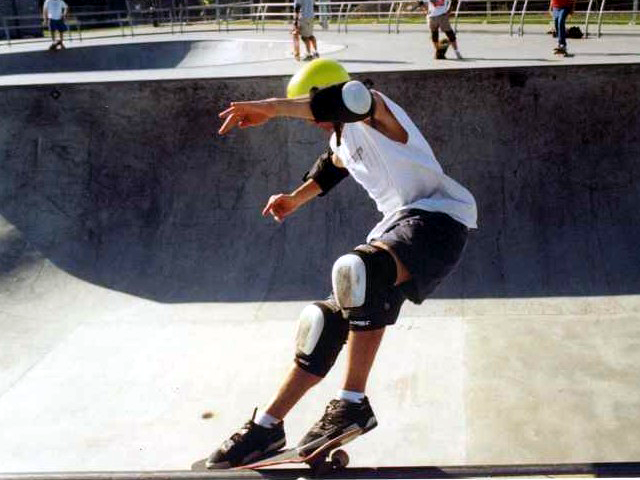
//> input picture Beginning Game Programming/Chap04/Slideshow/Image3.bmp, 640 x 480 px, given in place of flower3.jpg, which was not available
$ ./4-13   (built with g++ and OpenCV 4)
//> lines starting //> are read from the running program, lines starting //| are printed output that depends on the picture; pictures that were not available may be replaced by others from this repository, and a replacement may not be noted
// 功能：代码 4-13 高斯平滑
// 作者：朱伟 zhu1988wei@163.com
// 来源：《OpenCV图像处理编程实例》
// 博客：http://blog.csdn.net/zhuwei1988
// 更新：2016-8-1
// 说明：版权所有，引用或摘录请联系作者，并按照上面格式注明出处，谢谢。
#include <opencv2/core/core.hpp>
#include <opencv2/highgui/highgui.hpp>
#include <iostream>
using namespace std;
using namespace cv;
// 高斯平滑
void myGaussianBlur(const Mat& src, Mat& result,
                    int besarKernel, double delta)
{
    // 高斯核半径
    int kerR = besarKernel / 2;
    // 定义高斯核因子
    cv::Mat kernel = Mat_<double>(besarKernel, besarKernel);
    // 归一化参数
    double alpha = 1 / (2 * (22 / 7) * delta * delta);

    // 核函数生成
    for (int i = - kerR; i <= kerR; i++) {
        for (int j = - kerR; j <= kerR; j++) {
            kernel.at<double>(i + kerR, j + kerR)
                = exp(-(((j * j) + (i * i)) /
                        (delta * delta * 2))) * alpha;
        }
    }

    result = src.clone();
    double pix;

    // 遍历图像
    for (int i = kerR; i < src.rows - kerR; ++i) {
        for (int j = kerR; j < src.cols - kerR; ++j) {
            // 窗搜索完成高斯核平滑
            pix = 0;

            for (int k = -kerR; k <= kerR; ++k) {
                for (int n = -kerR; n <= kerR; ++n) {
                    pix += src.at<uchar>(i + k, j + n) *
                           kernel.at<double>(kerR + k, kerR + n);
                }
            }

            result.at<uchar>(i - kerR, j - kerR) = pix;
        }
    }
}
int main(int argc, char *argv[])
{
    cv::Mat src = imread("..\\images\\flower3.jpg", 0);
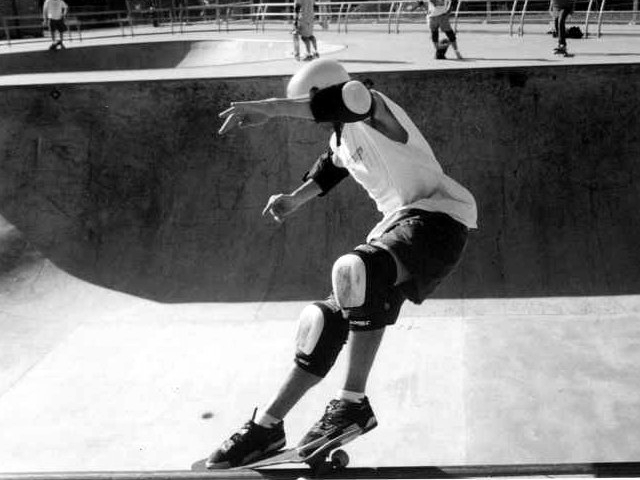
//> src: 480 rows x 640 cols, CV_8UC1; min 0, max 255, mean 125.3

    if (!src.data)
        return -1;

    cv::Mat resMat;
    myGaussianBlur(src, resMat, 3, 1);
//> the loop in myGaussianBlur, `for (int i = kerR; i < src.rows - kerR; ++i)` made 478 passes
//> pix on passes 1 to 3: 33.13, 36.17, 32.69
//> after the loop in myGaussianBlur, `for (int i = kerR; i < src.rows - kerR; ++i)`:
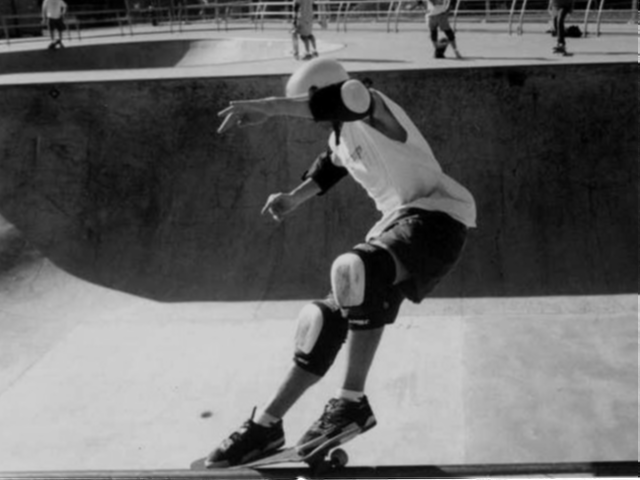
//> result: 480 rows x 640 cols, CV_8UC1; min 0, max 255, mean 102
//> after the loop in myGaussianBlur, `for (int i = kerR; i < src.rows - kerR; ++i)`: pix = 179.1
    cv::imshow("src", src);
    cv::imshow("resMat", resMat);
    cv::waitKey(0);
}

$ run again, on Beginning Game Programming/Chap04/Slideshow/Image4.bmp
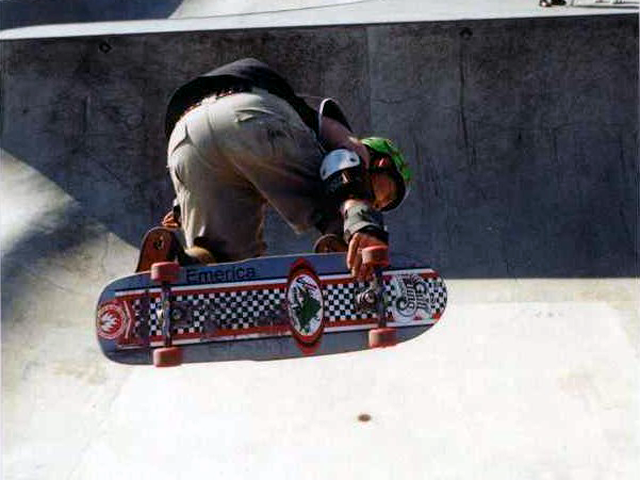
//> input picture Beginning Game Programming/Chap04/Slideshow/Image4.bmp, 640 x 480 px, given in place of flower3.jpg, which was not available
//> `cv::Mat src = imread("..\\images\\flower3.jpg", 0);`:
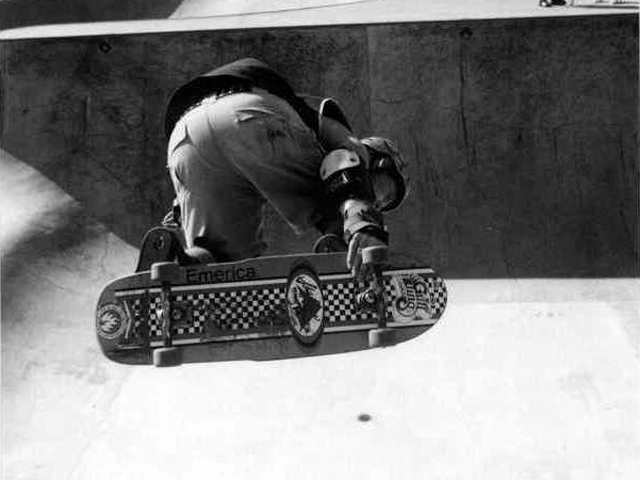
//> src: 480 rows x 640 cols, CV_8UC1; min 1, max 254, mean 124.2
//> the loop in myGaussianBlur, `for (int i = kerR; i < src.rows - kerR; ++i)` made 478 passes
//> pix on passes 1 to 3: 160.7, 141.2, 141.1
//> after the loop in myGaussianBlur, `for (int i = kerR; i < src.rows - kerR; ++i)`:
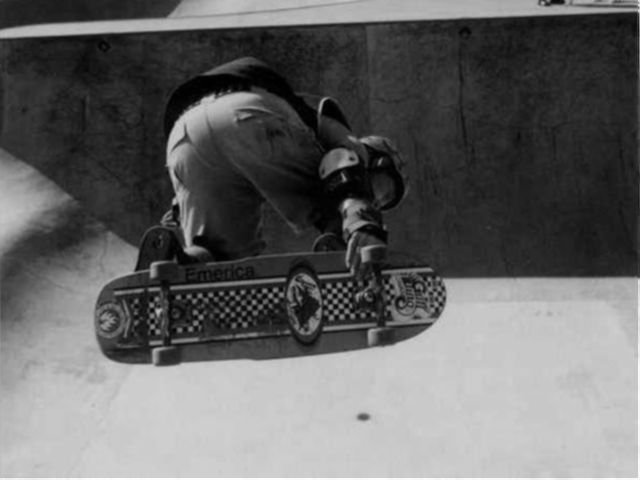
//> result: 480 rows x 640 cols, CV_8UC1; min 0, max 254, mean 101.2
//> after the loop in myGaussianBlur, `for (int i = kerR; i < src.rows - kerR; ++i)`: pix = 202.1

$ run again, on Beginning Game Programming/Chap04/Slideshow/Image5.bmp
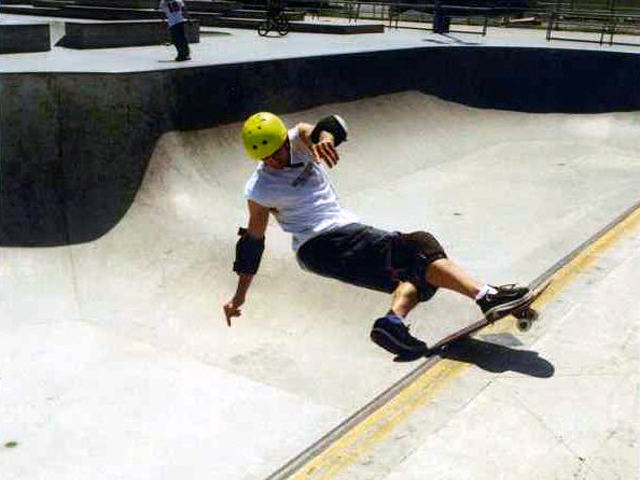
//> input picture Beginning Game Programming/Chap04/Slideshow/Image5.bmp, 640 x 480 px, given in place of flower3.jpg, which was not available
//> `cv::Mat src = imread("..\\images\\flower3.jpg", 0);`:
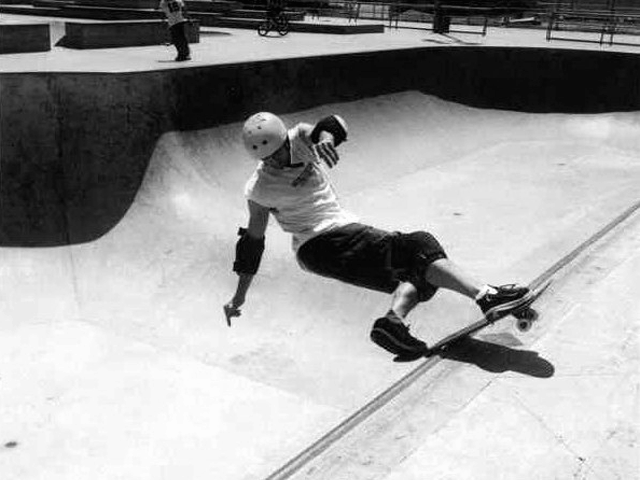
//> src: 480 rows x 640 cols, CV_8UC1; min 3, max 253, mean 159
//> the loop in myGaussianBlur, `for (int i = kerR; i < src.rows - kerR; ++i)` made 478 passes
//> pix on passes 1 to 3: 30.97, 28.65, 28.48
//> after the loop in myGaussianBlur, `for (int i = kerR; i < src.rows - kerR; ++i)`:
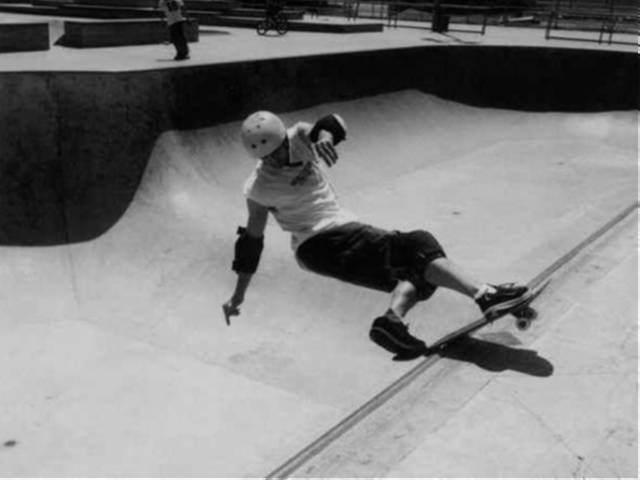
//> result: 480 rows x 640 cols, CV_8UC1; min 2, max 253, mean 130
//> after the loop in myGaussianBlur, `for (int i = kerR; i < src.rows - kerR; ++i)`: pix = 187.3
